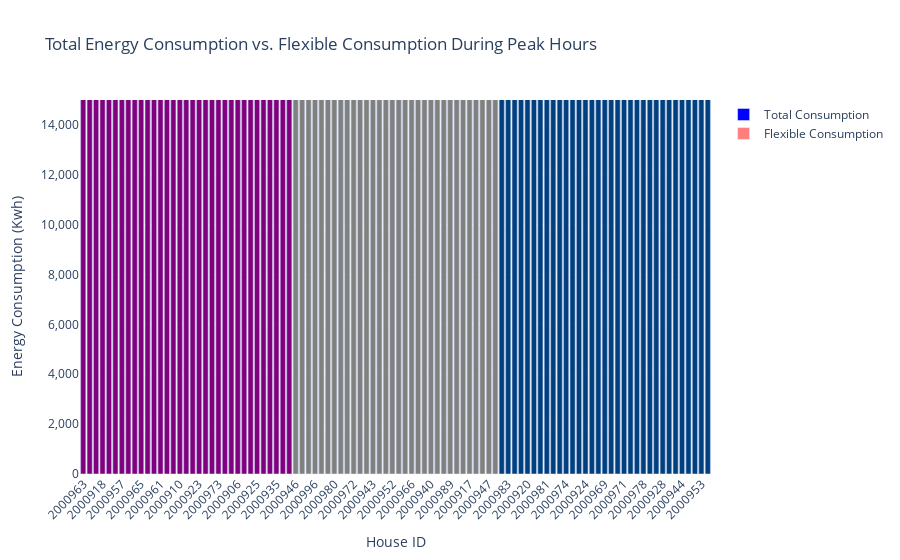

Source (notebook cell):
### Code cell
import pandas as pd
import plotly.graph_objects as go

# Load the Excel file for total energy consumption
excel_file_5 = pd.ExcelFile(r'D:\Grenoble_university\6_month_internship\working space\data\combined_1_year_data_with_flexibility.xlsx')

# Define the range of sheet numbers for total energy consumption
start_sheet_number = 2000900
end_sheet_number = 2000997

# Initialize total consumption dictionary
total_consumption = {}

# Iterate through the sheet numbers for total energy consumption
for sheet_number in range(start_sheet_number, end_sheet_number + 1):
    sheet_name = str(sheet_number)
    if sheet_name in excel_file_5.sheet_names:
        # Read the sheet into a DataFrame
        df = excel_file_5.parse(sheet_name)
        
        # Check if 'Site consumption ()' is in the columns of the DataFrame
        if 'Site consumption ()' in df.columns:
            # Convert 'Site consumption ()' column to numeric (ignore errors)
            df['Site consumption ()'] = pd.to_numeric(df['Site consumption ()'], errors='coerce')
            # Calculate the sum for 'Site consumption ()' column
            sum_for_site_consumption = df['Site consumption ()'].sum()
            total_consumption[sheet_name] = sum_for_site_consumption
        else:
            # Sum up all numeric columns
            sum_for_devices = df.iloc[1:].drop(columns=['Weekday', 'date']).sum().sum()
            total_consumption[sheet_name] = sum_for_devices
    else:
        print(f"Sheet {sheet_name} not found in the Excel file.")

# Convert total consumption dictionary to DataFrame
total_consumption_df = pd.DataFrame.from_dict(total_consumption, orient='index', columns=['Total Consumption'])

# Read the Excel file into a dictionary of DataFrames for energy flexibility during peak hours
combined_data_dict_5 = pd.read_excel(r'D:\Grenoble_university\6_month_internship\working space\data\combined_1_year_data_with_flexibility.xlsx', sheet_name=None)

# Define the time range for calculation (8 am - 10 am and 6 pm - 10 pm)
start_time_morning = pd.Timestamp('00:00:00').time()
end_time_morning = pd.Timestamp('12:00:00').time()
start_time_evening = pd.Timestamp('12:00:01').time()
end_time_evening = pd.Timestamp('23:59:59').time()


# Initialize lists to store total morning and evening flexible consumption
total_flex_consumption = []

# Iterate over each sheet and perform the filtering and calculation for energy flexibility during peak hours
for sheet_name, df in combined_data_dict_5.items():
    # Filter rows to include only flexible devices (second row)
    flexibility_row = df.iloc[0] == 'flexible'
    flexible_devices_df = df.loc[:, flexibility_row]

    # Convert 'date' column to datetime format
    df['date'] = pd.to_datetime(df['date'])

    # Filter rows based on time range and calculate sum for morning and evening
    morning_sum = flexible_devices_df[
        (df['date'].dt.time >= start_time_morning) & 
        (df['date'].dt.time <= end_time_morning)
    ].sum().sum()

    evening_sum = flexible_devices_df[
        (df['date'].dt.time >= start_time_evening) & 
        (df['date'].dt.time <= end_time_evening)
    ].sum().sum()

    # Append total morning and evening sums to list
    total_flex_consumption.append(morning_sum + evening_sum)

# Create a DataFrame to store the flexible consumption data
flex_consumption_df = pd.DataFrame({
    'House ID': list(combined_data_dict_5.keys()),
    'Total Flexible Consumption': total_flex_consumption
})

# Merge the total consumption and flexible consumption DataFrames
merged_df = total_consumption_df.merge(flex_consumption_df, left_index=True, right_on='House ID')

# Define flexibility thresholds
high_threshold = merged_df['Total Flexible Consumption'].quantile(0.66)
low_threshold = merged_df['Total Flexible Consumption'].quantile(0.33)

# Categorize flexibility potential
def categorize_flexibility(value):
    if value >= high_threshold:
        return 'High'
    elif value >= low_threshold:
        return 'Average'
    else:
        return 'Low'

merged_df['Flexibility Category'] = merged_df['Total Flexible Consumption'].apply(categorize_flexibility)

# Define colors based on flexibility categories
color_map = {
    'High': 'green',
    'Average': 'yellow',
    'Low': 'red'
}

merged_df['Color'] = merged_df['Flexibility Category'].map(color_map)

# Sort DataFrame by Total Flexible Consumption
merged_df = merged_df.sort_values(by='Total Flexible Consumption')

# Create a figure
fig = go.Figure()

# Add bars for total consumption
fig.add_trace(go.Bar(
    x=merged_df['House ID'],
    y=merged_df['Total Consumption'],
    name='Total Consumption',
    marker_color='blue'
))

# Add bars for flexible consumption with colors based on flexibility category
fig.add_trace(go.Bar(
    x=merged_df['House ID'],
    y=merged_df['Total Flexible Consumption'],
    name='Flexible Consumption',
    marker=dict(color=merged_df['Color']),
    opacity=0.5
))

# Update layout with appropriate y-axis range and formatting
fig.update_layout(
    title='Total Energy Consumption vs. Flexible Consumption During Peak Hours',
    xaxis_title='House ID',
    yaxis_title='Energy Consumption (Kwh)',
    yaxis=dict(
        tickformat=',.0f',  # Use comma as a thousand separator
        range=[0, 15000]   # Set y-axis range to a maximum of 15,000
    ),
    barmode='overlay',
    xaxis_tickangle=-45
)

# Show the figure
fig.show()

### Figure 1 — Plotly figure (JSON) as saved in the notebook; plotly's stock layout.template omitted (floating-point values rounded to 4 significant figures)
{"data": [{"marker": {"color": "blue"}, "name": "Total Consumption", "type": "bar", "x": ["2000963", "2000929", "2000994", "2000918", "2000992", "2000905", "2000957", "2000958", "2000993", "2000965", "2000926", "2000995", "2000961", "2000986", "2000911", "2000910", "2000951", "2000988", "2000923", "2000976", "2000933", "2000973", "2000912", "2000932", "2000906", "2000913", "2000970", "2000925", "2000937", "2000941", "2000935", "2000931", "2000979", "2000946", "2000960", "2000903", "2000996", "2000997", "2000985", "2000980", "2000942", "2000964", "2000972", "2000949", "2000922", "2000943", "2000984", "2000908", "2000952", "2000930", "2000939", "2000966", "2000950", "2000927", "2000940", "2000916", "2000901", "2000989", "2000956", "2000991", "2000917", "2000900", "2000968", "2000947", "2000902", "2000955", "2000983", "2000936", "2000987", "2000920", "2000990", "2000975", "2000981", "2000919", "2000907", "2000974", "2000921", "2000977", "2000924", "2000904", "2000962", "2000969", "2000959", "2000982", "2000971", "2000909", "2000948", "2000978", "2000934", "2000945", "2000928", "2000967", "2000915", "2000944", "2000914", "2000938", "2000953", "2000954"], "y": [3107273, 2161937, 1505839, 1821784, 3315212, 2644347, 2509275, 1941833, 635496, 5326945, 5003568, 4005725, 5417750, 2266623, 1743784, 2289067, 6187993, 3653331, 2055771, 3028419, 1075988, 3484451, 7715054, 2744192, 3356984, 2739130, 3569341, 3409214, 1456181, 2955401, 2453960, 4176841, 2884031, 2595789, 5679094, 4408269, 3879198, 4799713, 3302312, 6101826, 3360559, 4969766, 2764521, 4012132, 2992618, 3787707, 4085647, 3480698, 5682121, 6194527, 4764709, 4332815, 11687400, 4378215, 6743198, 3260412, 4661350, 8479254, 3488753, 4520472, 3398101, 5433955, 3104098, 8138546, 1929643, 6043037, 4054982, 5567328, 10002391, 686803, 5384846, 4371705, 5200652, 736093, 6148312, 7056712, 8081341, 4652190, 1405752, 10185746, 9177521, 9482164, 8733522, 8424373, 10382544, 9416947, 11091206, 8289785, 11938424, 10088333, 9234631, 9535769, 12067459, 13273114, 13151874, 14115087, 14698261, 17123520]}, {"marker": {"color": ["red", "red", "red", "red", "red", "red", "red", "red", "red", "red", "red", "red", "red", "red", "red", "red", "red", "red", "red", "red", "red", "red", "red", "red", "red", "red", "red", "red", "red", "red", "red", "red", "red", "yellow", "yellow", "yellow", "yellow", "yellow", "yellow", "yellow", "yellow", "yellow", "yellow", "yellow", "yellow", "yellow", "yellow", "yellow", "yellow", "yellow", "yellow", "yellow", "yellow", "yellow", "yellow", "yellow", "yellow", "yellow", "yellow", "yellow", "yellow", "yellow", "yellow", "yellow", "yellow", "green", "green", "green", "green", "green", "green", "green", "green", "green", "green", "green", "green", "green", "green", "green", "green", "green", "green", "green", "green", "green", "green", "green", "green", "green", "green", "green", "green", "green", "green", "green", "green", "green"]}, "name": "Flexible Consumption", "opacity": 0.5, "type": "bar", "x": ["2000963", "2000929", "2000994", "2000918", "2000992", "2000905", "2000957", "2000958", "2000993", "2000965", "2000926", "2000995", "2000961", "2000986", "2000911", "2000910", "2000951", "2000988", "2000923", "2000976", "2000933", "2000973", "2000912", "2000932", "2000906", "2000913", "2000970", "2000925", "2000937", "2000941", "2000935", "2000931", "2000979", "2000946", "2000960", "2000903", "2000996", "2000997", "2000985", "2000980", "2000942", "2000964", "2000972", "2000949", "2000922", "2000943", "2000984", "2000908", "2000952", "2000930", "2000939", "2000966", "2000950", "2000927", "2000940", "2000916", "2000901", "2000989", "2000956", "2000991", "2000917", "2000900", "2000968", "2000947", "2000902", "2000955", "2000983", "2000936", "2000987", "2000920", "2000990", "2000975", "2000981", "2000919", "2000907", "2000974", "2000921", "2000977", "2000924", "2000904", "2000962", "2000969", "2000959", "2000982", "2000971", "2000909", "2000948", "2000978", "2000934", "2000945", "2000928", "2000967", "2000915", "2000944", "2000914", "2000938", "2000953", "2000954"], "y": [116217, 135132, 156304, 259917, 268021, 279309, 289424, 303145, 306285, 325861, 352029, 441784, 445295, 455414, 476906, 496453, 521337, 544410, 553374, 574738, 605767, 633624, 654895, 670113, 769105, 781503, 796096, 809159, 812490, 827728, 865941, 900496, 913714, 956375, 996509, 1065896, 1108628, 1135638, 1149833, 1186723, 1197655, 1199267, 1250031, 1298182, 1298466, 1300177, 1310819, 1336926, 1383968, 1495901, 1500916, 1572793, 1603271, 1747366, 1788026, 1880862, 1881423, 1934745, 2028882, 2067049, 2124006, 2283645, 2301429, 2544025, 2662694, 2666458, 2678754, 2737208, 2809616, 2811571, 2978701, 3003827, 3155558, 3359340, 3379502, 3723572, 4241081, 4277558, 4353499, 4391917, 4691491, 5254645, 5275707, 5854920, 5855858, 5903807, 6437231, 6871901, 7038175, 7070454, 7466371, 7621944, 8785793, 9517576, 11369494, 11450126, 12382257, 13643418]}], "layout": {"barmode": "overlay", "title": {"text": "Total Energy Consumption vs. Flexible Consumption During Peak Hours"}, "xaxis": {"tickangle": -45, "title": {"text": "House ID"}}, "yaxis": {"range": [0, 15000], "tickformat": ",.0f", "title": {"text": "Energy Consumption (Kwh)"}}}}
